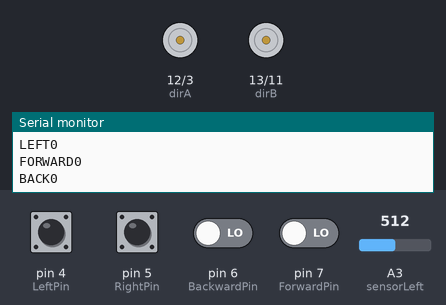
Recording of a sketch running on a simulated Arduino Uno, built with avr-gcc and run on an emulated ATmega328P. Shown: direction and speed pins drawn as motors (green arrow = direction pin HIGH = forward, orange = LOW = backward, longer = more drive), the last lines printed to the serial monitor. Inputs (shaded band) come from the test bench; at power-on: pin 4 (LeftPin), pin 5 (RightPin), pin 6 (BackwardPin), pin 7 (ForwardPin) LOW, A3 (sensorLeft) = 512.

Above: at 1.8 s.
1.9 s: pin 4 (LeftPin) pulled HIGH for 0.4 s
At 2.12 s:
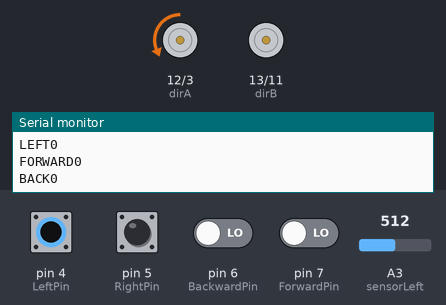
3.8 s: pin 6 (BackwardPin) driven HIGH
At 4.8 s:
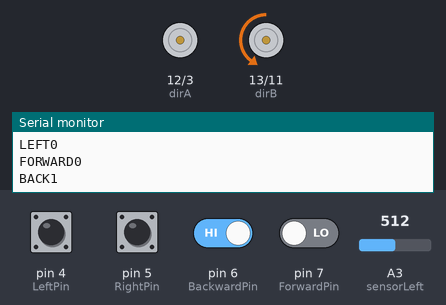
5.7 s: pin 5 (RightPin) pulled HIGH for 1 s
At 6.38 s:
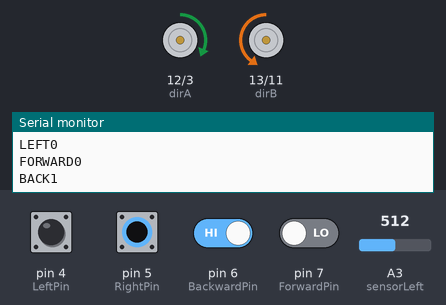
8.2 s: pin 7 (ForwardPin) driven HIGH
At 9.7 s:
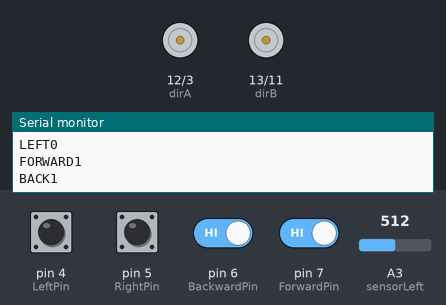
10.0 s: A3 (sensorLeft) set to 95
12.7 s: A3 (sensorLeft) set to 78
At 14.8 s:
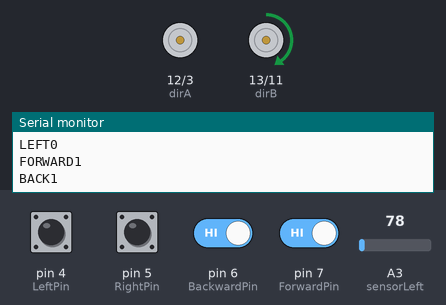
Timing chart, 0 to 16.3 s (numbered marks = the images above; inputs shaded):
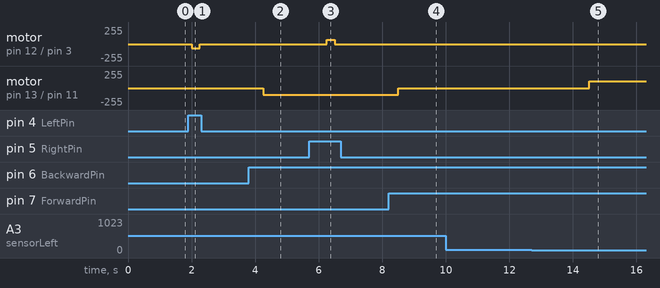

The sketch:

FinalProject.ino
```cpp
// Sharp IR GP2Y0A41SK0F Distance Test
// http://tinkcore.com/sharp-ir-gp2y0a41-skf/

#define sensorLeft A3 // Sharp IR GP2Y0A41SK0F (4-30cm, analog)


 #define pwmA    3
 #define dirA    12
 #define pwmB    11
 #define dirB    13

 #define ForwardPin 7
 #define BackwardPin 6
 #define RightPin 5
 #define LeftPin 4
 #define turnPower 65


 const int Limit = 30;
 bool CanGoForward = true;

void setup() {
  Serial.begin(9600); // start the serial port
  pinMode(pwmA, OUTPUT);
  pinMode(dirA, OUTPUT);
  pinMode(pwmB, OUTPUT);
  pinMode(dirB, OUTPUT);

  pinMode(ForwardPin, INPUT);
  pinMode(BackwardPin, INPUT);
  pinMode(RightPin, INPUT);
  pinMode(LeftPin, INPUT);

}

void loop() {


  float voltsFront = analogRead(sensorLeft)*0.0048828125;  // value from sensor * (5/1024)
  float distanceLeft = 13*pow(voltsFront, -1); // worked out from datasheet graph

  if (distanceLeft <= Limit){
    CanGoForward = false;
  }
  else{
    CanGoForward = true;
    }
  Serial.print("LEFT SENSOR");
  Serial.println(distanceLeft);


 Serial.print("RIGHT");
 Serial.println(digitalRead(RightPin));
  Serial.print("LEFT");
 Serial.println(digitalRead(LeftPin));
   Serial.print("FORWARD");
 Serial.println(digitalRead(ForwardPin));
   Serial.print("BACK");
 Serial.println(digitalRead(BackwardPin));
  delay(1000);
  Serial.println();

  if(digitalRead(RightPin) == 1){
    Right();
  }
  else if(digitalRead(LeftPin) == 1){
    Left();
  }
  else if (digitalRead(LeftPin) == 0 || digitalRead(RightPin) == 0){
    StopAmotor();
  }


  if(digitalRead(ForwardPin) == 1){
    Forward(CanGoForward);
  }
  else if(digitalRead(BackwardPin) == 1){
    Backward();
  }
  else if (digitalRead(BackwardPin) == 0 || digitalRead(ForwardPin) == 0){
    StopBmotor();
  }


}


void Forward(bool can){
   if(can){
   Bmotor(100);
   }
   else{
    Bmotor(0);
    }
}

void Backward(){
   Bmotor(-100);
}
void StopBmotor(){
    Bmotor(0);
  }
void Left(){
   Amotor(-turnPower);
   delay(250);
   Amotor(0);
}

void Right(){
   Amotor(turnPower);
   delay(250);
   Amotor(0);
   }
void StopAmotor(){
  Amotor(0);
}


void Amotor(int pwm){


    if(pwm > 0){
    digitalWrite(dirA, HIGH);
    analogWrite(pwmA, pwm);
    }
    else if(pwm < 0){
      digitalWrite(dirA, LOW);
      analogWrite(pwmA, -pwm);
      }
    else{
      analogWrite(pwmA, 0);
    }
}

void Bmotor(int pwm){


    if(pwm > 0){
    digitalWrite(dirB, HIGH);
    analogWrite(pwmB, pwm);
    }
    else if(pwm < 0){
      digitalWrite(dirB, LOW);
      analogWrite(pwmB, -pwm);
      }
    else{
      analogWrite(pwmB, 0);
    }
}
```

Measured:
- the behaviour switches between 89 and 88 on A3 (sensorLeft) (found by bisection; images 4 and 5)
- after the input at 1.9 s, motor on pin 12 (dirA) / pin 3 (pwmA): stopped → backward 65/255 after 0.10 s, → stopped 0.25 s later
- after the input at 3.8 s, motor on pin 13 (dirB) / pin 11 (pwmB): stopped → backward 100/255 after 0.46 s
- after the input at 5.7 s, motor on pin 12 (dirA) / pin 3 (pwmA): stopped → forward 65/255 after 0.56 s, → stopped 0.25 s later
- after the input at 8.2 s, motor on pin 13 (dirB) / pin 11 (pwmB): backward 100/255 → stopped after 0.31 s
- after the input at 12.7 s, motor on pin 13 (dirB) / pin 11 (pwmB): stopped → forward 100/255 after 1.8 s
